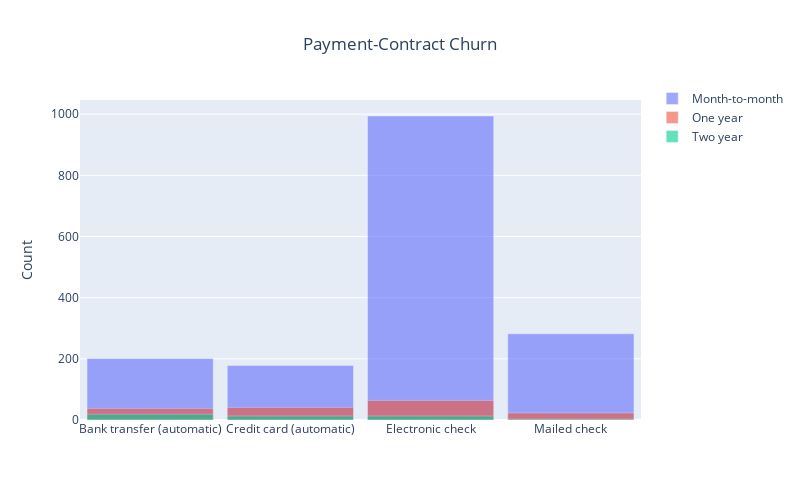

Notebook code for this chart:
### Markdown cell above
Customer churn associated with a specific payment method may suggest potential issues such as payment difficulties. 

Customers using electronic check may face greater payment friction and reduced flexibility, which can contribute to a higher likelihood of churn (representing 45% of churn amount), especially among those on month-to-month contracts, where the lack of long-term commitment and increased payment pressure make churn more probable.

### Code cell
fig = go.Figure()

churned = cust_churn[cust_churn['Churn'] == 1]

payment_contract_churn = churned.groupby(['Payment Method', 'Contract']).size().reset_index(name='Count')
pivot = payment_contract_churn.pivot(index='Payment Method', columns='Contract', values='Count').fillna(0)

for contract_type in pivot.columns:
    fig.add_trace(go.Bar(x=pivot.index,y=pivot[contract_type],name=contract_type,opacity=0.6))

fig.update_layout( barmode='overlay', bargap=0.1, width=800, height=500, yaxis_title='Count', legend=dict(y=1.05, x=1.02), title='Payment-Contract Churn', title_x=0.5)

pio.renderers.default = 'plotly_mimetype'
fig.show()

### Figure 1 — Plotly figure (JSON) as saved in the notebook; plotly's stock layout.template omitted (floating-point values rounded to 4 significant figures)
{"data": [{"name": "Month-to-month", "opacity": 0.6, "type": "bar", "x": ["Bank transfer (automatic)", "Credit card (automatic)", "Electronic check", "Mailed check"], "y": [201, 178, 994, 282]}, {"name": "One year", "opacity": 0.6, "type": "bar", "x": ["Bank transfer (automatic)", "Credit card (automatic)", "Electronic check", "Mailed check"], "y": [38, 41, 64, 23]}, {"name": "Two year", "opacity": 0.6, "type": "bar", "x": ["Bank transfer (automatic)", "Credit card (automatic)", "Electronic check", "Mailed check"], "y": [19, 13, 13, 3]}], "layout": {"bargap": 0.1, "barmode": "overlay", "height": 500, "legend": {"x": 1.02, "y": 1.05}, "title": {"text": "Payment-Contract Churn", "x": 0.5}, "width": 800, "yaxis": {"title": {"text": "Count"}}}}
